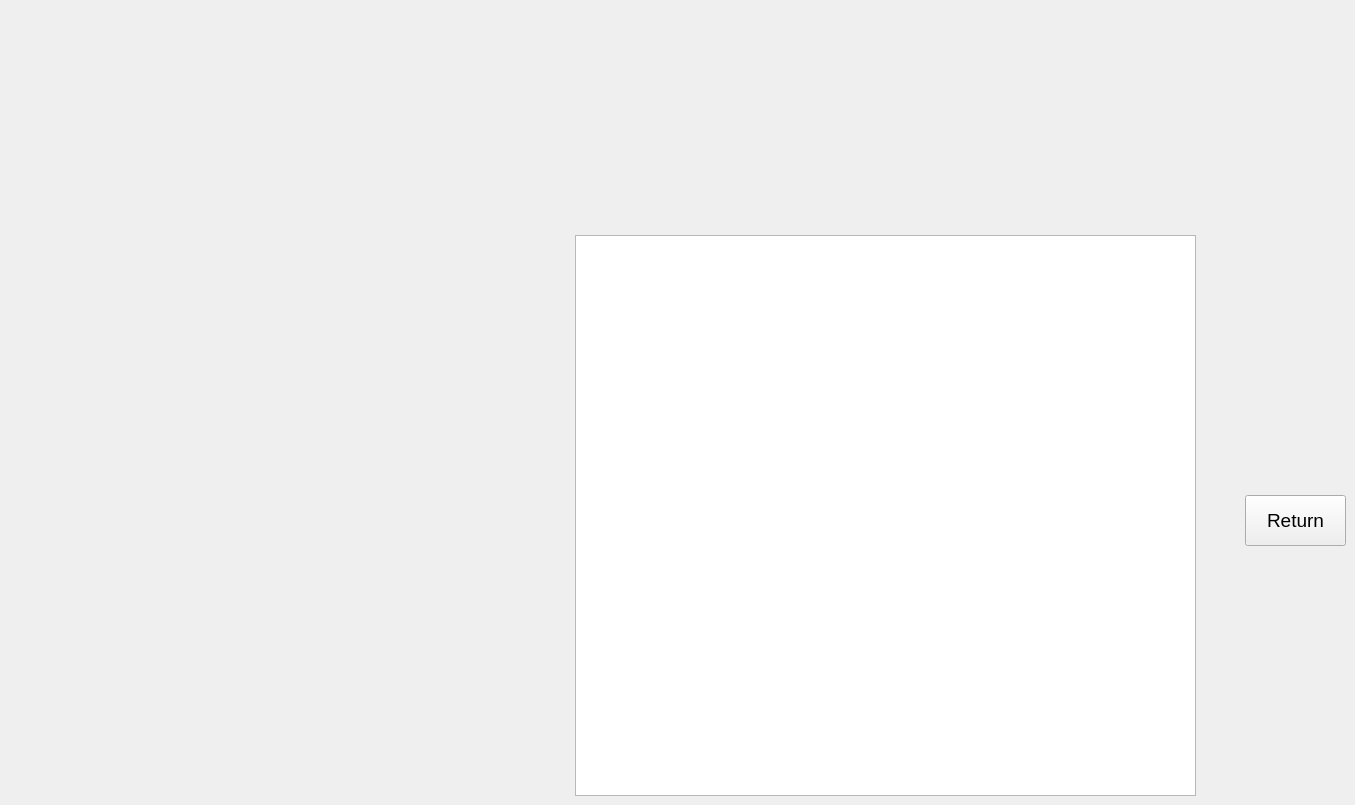
    <widget class="QWidget" name="pgCustomerSearchResultsEO">
     <property name="font">
      <font>
       <pointsize>13</pointsize>
      </font>
     </property>
     <widget class="QWidget" name="widgetCustomerSearchResultsEO" native="true">
      <property name="geometry">
       <rect>
        <x>575</x>
        <y>235</y>
        <width>771</width>
        <height>561</height>
       </rect>
      </property>
      <widget class="QTableView" name="tableViewCSREO">
       <property name="geometry">
        <rect>
         <x>0</x>
         <y>0</y>
         <width>621</width>
         <height>561</height>
        </rect>
       </property>
       <property name="font">
        <font>
         <pointsize>14</pointsize>
        </font>
       </property>
       <property name="cursor" stdset="0">
        <cursorShape>PointingHandCursor</cursorShape>
       </property>
       <property name="editTriggers">
        <set>QAbstractItemView::EditTrigger::NoEditTriggers</set>
       </property>
       <property name="showGrid">
        <bool>false</bool>
       </property>
       <attribute name="horizontalHeaderVisible">
        <bool>true</bool>
       </attribute>
       <attribute name="verticalHeaderVisible">
        <bool>false</bool>
       </attribute>
      </widget>
      <widget class="QPushButton" name="btnReturnCSREO">
       <property name="geometry">
        <rect>
         <x>670</x>
         <y>260</y>
         <width>101</width>
         <height>51</height>
        </rect>
       </property>
       <property name="font">
        <font>
         <pointsize>14</pointsize>
        </font>
       </property>
       <property name="cursor">
        <cursorShape>PointingHandCursor</cursorShape>
       </property>
       <property name="text">
        <string>Return</string>
       </property>
       <property name="shortcut">
        <string>Esc</string>
       </property>
      </widget>
     </widget>
    </widget>
